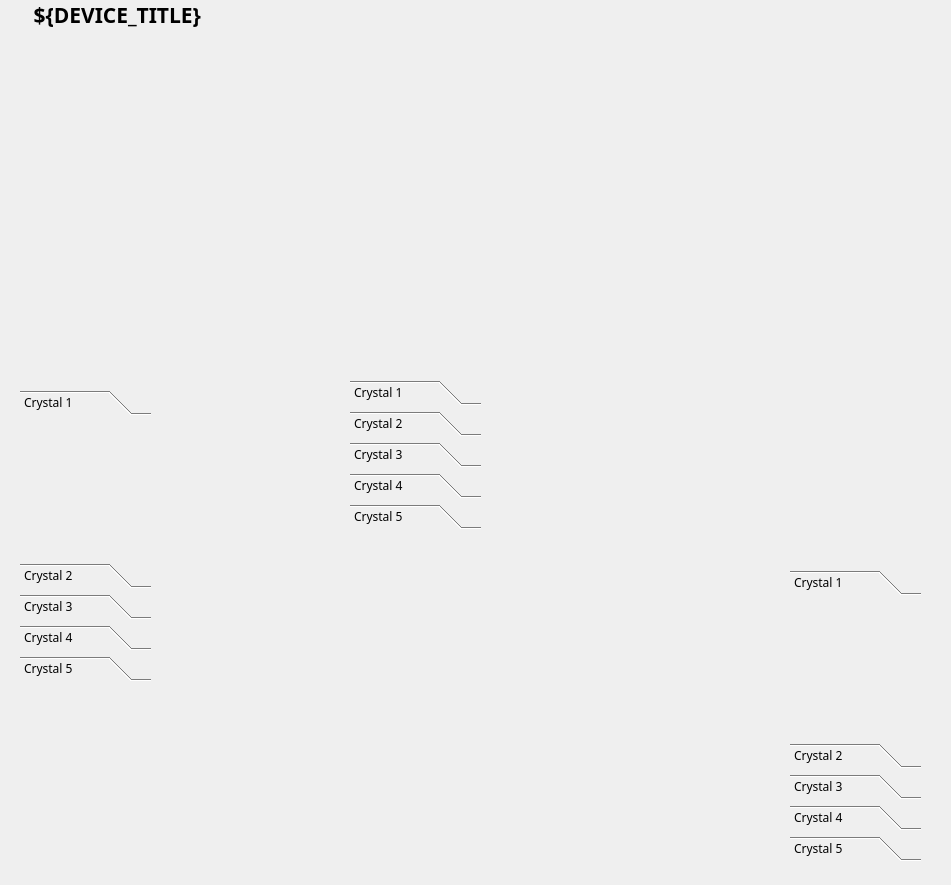
<?xml version="1.0" encoding="UTF-8"?>
<ui version="4.0">
 <class>Form</class>
 <widget class="QWidget" name="Form">
  <property name="geometry">
   <rect>
    <x>0</x>
    <y>0</y>
    <width>951</width>
    <height>885</height>
   </rect>
  </property>
  <property name="font">
   <font>
    <family>Sans Serif</family>
   </font>
  </property>
  <property name="windowTitle">
   <string>${DEVICE_TITLE}</string>
  </property>
  <widget class="QLabel" name="label">
   <property name="geometry">
    <rect>
     <x>0</x>
     <y>0</y>
     <width>951</width>
     <height>891</height>
    </rect>
   </property>
   <property name="text">
    <string>&lt;html&gt;&lt;head/&gt;&lt;body&gt;&lt;p&gt;&lt;img src=&quot;:/Asymmotron/asymmotron.png&quot;/&gt;&lt;/p&gt;&lt;/body&gt;&lt;/html&gt;</string>
   </property>
  </widget>
  <widget class="PyDMLabel" name="PyDMLabel">
   <property name="geometry">
    <rect>
     <x>-40</x>
     <y>0</y>
     <width>241</width>
     <height>41</height>
    </rect>
   </property>
   <property name="font">
    <font>
     <pointsize>16</pointsize>
    </font>
   </property>
   <property name="toolTip">
    <string/>
   </property>
   <property name="text">
    <string>&lt;html&gt;&lt;head/&gt;&lt;body&gt;&lt;p&gt;&lt;span style=&quot; font-weight:600;&quot;&gt;${DEVICE_TITLE}&lt;/span&gt;&lt;/p&gt;&lt;/body&gt;&lt;/html&gt;</string>
   </property>
   <property name="textFormat">
    <enum>Qt::RichText</enum>
   </property>
   <property name="alignment">
    <set>Qt::AlignRight|Qt::AlignTop|Qt::AlignTrailing</set>
   </property>
  </widget>
  <widget class="PyDMEmbeddedDisplay" name="PyDMEmbeddedDisplay_6">
   <property name="geometry">
    <rect>
     <x>820</x>
     <y>20</y>
     <width>119</width>
     <height>111</height>
    </rect>
   </property>
   <property name="toolTip">
    <string/>
   </property>
   <property name="frameShape">
    <enum>QFrame::NoFrame</enum>
   </property>
   <property name="macros" stdset="0">
    <string>{&quot;TITLE&quot;: &quot;Detector Vert&quot;, &quot;AXIS&quot;: &quot;${DEVICE}.h.center&quot;}</string>
   </property>
   <property name="filename" stdset="0">
    <string>slits_motor.py</string>
   </property>
   <property name="loadWhenShown" stdset="0">
    <bool>true</bool>
   </property>
   <property name="disconnectWhenHidden" stdset="0">
    <bool>true</bool>
   </property>
   <property name="followSymlinks" stdset="0">
    <bool>false</bool>
   </property>
  </widget>
  <widget class="PyDMEmbeddedDisplay" name="PyDMEmbeddedDisplay_7">
   <property name="geometry">
    <rect>
     <x>20</x>
     <y>160</y>
     <width>119</width>
     <height>111</height>
    </rect>
   </property>
   <property name="toolTip">
    <string/>
   </property>
   <property name="frameShape">
    <enum>QFrame::NoFrame</enum>
   </property>
   <property name="macros" stdset="0">
    <string>{&quot;TITLE&quot;: &quot;Crystal Vert&quot;, &quot;AXIS&quot;: &quot;${DEVICE}.vert&quot;}</string>
   </property>
   <property name="filename" stdset="0">
    <string>slits_motor.py</string>
   </property>
   <property name="loadWhenShown" stdset="0">
    <bool>true</bool>
   </property>
   <property name="disconnectWhenHidden" stdset="0">
    <bool>true</bool>
   </property>
   <property name="followSymlinks" stdset="0">
    <bool>false</bool>
   </property>
  </widget>
  <widget class="PyDMEmbeddedDisplay" name="PyDMEmbeddedDisplay_9">
   <property name="geometry">
    <rect>
     <x>820</x>
     <y>260</y>
     <width>119</width>
     <height>111</height>
    </rect>
   </property>
   <property name="toolTip">
    <string/>
   </property>
   <property name="frameShape">
    <enum>QFrame::NoFrame</enum>
   </property>
   <property name="macros" stdset="0">
    <string>{&quot;TITLE&quot;: &quot;Detector X&quot;, &quot;AXIS&quot;: &quot;${DEVICE}.h.center&quot;}</string>
   </property>
   <property name="filename" stdset="0">
    <string>slits_motor.py</string>
   </property>
   <property name="loadWhenShown" stdset="0">
    <bool>true</bool>
   </property>
   <property name="disconnectWhenHidden" stdset="0">
    <bool>true</bool>
   </property>
   <property name="followSymlinks" stdset="0">
    <bool>false</bool>
   </property>
  </widget>
  <widget class="QToolBox" name="toolBox">
   <property name="geometry">
    <rect>
     <x>20</x>
     <y>390</y>
     <width>131</width>
     <height>291</height>
    </rect>
   </property>
   <property name="currentIndex">
    <number>0</number>
   </property>
   <widget class="QWidget" name="crystal_1">
    <property name="geometry">
     <rect>
      <x>0</x>
      <y>0</y>
      <width>131</width>
      <height>136</height>
     </rect>
    </property>
    <attribute name="label">
     <string>Crystal 1</string>
    </attribute>
    <layout class="QVBoxLayout" name="verticalLayout_2">
     <item>
      <widget class="PyDMEmbeddedDisplay" name="PyDMEmbeddedDisplay_4">
       <property name="toolTip">
        <string/>
       </property>
       <property name="frameShape">
        <enum>QFrame::NoFrame</enum>
       </property>
       <property name="macros" stdset="0">
        <string>{&quot;TITLE&quot;: &quot;Asymmetry angle&quot;, &quot;AXIS&quot;: &quot;${DEVICE}.analyzers.analyzer1.alpha&quot;, &quot;&quot;: &quot;&quot;}</string>
       </property>
       <property name="filename" stdset="0">
        <string>slits_motor.py</string>
       </property>
       <property name="loadWhenShown" stdset="0">
        <bool>false</bool>
       </property>
       <property name="disconnectWhenHidden" stdset="0">
        <bool>true</bool>
       </property>
       <property name="followSymlinks" stdset="0">
        <bool>false</bool>
       </property>
      </widget>
     </item>
    </layout>
   </widget>
   <widget class="QWidget" name="crystal_2">
    <property name="geometry">
     <rect>
      <x>0</x>
      <y>0</y>
      <width>131</width>
      <height>136</height>
     </rect>
    </property>
    <attribute name="label">
     <string>Crystal 2</string>
    </attribute>
    <layout class="QHBoxLayout" name="horizontalLayout_2">
     <item>
      <widget class="PyDMEmbeddedDisplay" name="PyDMEmbeddedDisplay_5">
       <property name="toolTip">
        <string/>
       </property>
       <property name="frameShape">
        <enum>QFrame::NoFrame</enum>
       </property>
       <property name="macros" stdset="0">
        <string>{&quot;TITLE&quot;: &quot;Asymmetry angle&quot;, &quot;AXIS&quot;: &quot;${DEVICE}.h.size&quot;, &quot;&quot;: &quot;&quot;}</string>
       </property>
       <property name="filename" stdset="0">
        <string>slits_motor.py</string>
       </property>
       <property name="loadWhenShown" stdset="0">
        <bool>false</bool>
       </property>
       <property name="disconnectWhenHidden" stdset="0">
        <bool>true</bool>
       </property>
       <property name="followSymlinks" stdset="0">
        <bool>false</bool>
       </property>
      </widget>
     </item>
    </layout>
   </widget>
   <widget class="QWidget" name="crystal_3">
    <property name="geometry">
     <rect>
      <x>0</x>
      <y>0</y>
      <width>131</width>
      <height>136</height>
     </rect>
    </property>
    <attribute name="label">
     <string>Crystal 3</string>
    </attribute>
    <layout class="QHBoxLayout" name="horizontalLayout">
     <item>
      <widget class="PyDMEmbeddedDisplay" name="PyDMEmbeddedDisplay_10">
       <property name="toolTip">
        <string/>
       </property>
       <property name="frameShape">
        <enum>QFrame::NoFrame</enum>
       </property>
       <property name="macros" stdset="0">
        <string>{&quot;TITLE&quot;: &quot;Asymmetry angle&quot;, &quot;AXIS&quot;: &quot;${DEVICE}.h.size&quot;, &quot;&quot;: &quot;&quot;}</string>
       </property>
       <property name="filename" stdset="0">
        <string>slits_motor.py</string>
       </property>
       <property name="loadWhenShown" stdset="0">
        <bool>false</bool>
       </property>
       <property name="disconnectWhenHidden" stdset="0">
        <bool>true</bool>
       </property>
       <property name="followSymlinks" stdset="0">
        <bool>false</bool>
       </property>
      </widget>
     </item>
    </layout>
   </widget>
   <widget class="QWidget" name="crystal_4">
    <property name="geometry">
     <rect>
      <x>0</x>
      <y>0</y>
      <width>131</width>
      <height>136</height>
     </rect>
    </property>
    <attribute name="label">
     <string>Crystal 4</string>
    </attribute>
    <layout class="QHBoxLayout" name="horizontalLayout_3">
     <item>
      <widget class="PyDMEmbeddedDisplay" name="PyDMEmbeddedDisplay_11">
       <property name="toolTip">
        <string/>
       </property>
       <property name="frameShape">
        <enum>QFrame::NoFrame</enum>
       </property>
       <property name="macros" stdset="0">
        <string>{&quot;TITLE&quot;: &quot;Asymmetry angle&quot;, &quot;AXIS&quot;: &quot;${DEVICE}.h.size&quot;, &quot;&quot;: &quot;&quot;}</string>
       </property>
       <property name="filename" stdset="0">
        <string>slits_motor.py</string>
       </property>
       <property name="loadWhenShown" stdset="0">
        <bool>false</bool>
       </property>
       <property name="disconnectWhenHidden" stdset="0">
        <bool>true</bool>
       </property>
       <property name="followSymlinks" stdset="0">
        <bool>false</bool>
       </property>
      </widget>
     </item>
    </layout>
   </widget>
   <widget class="QWidget" name="crystal_5">
    <property name="geometry">
     <rect>
      <x>0</x>
      <y>0</y>
      <width>131</width>
      <height>136</height>
     </rect>
    </property>
    <attribute name="label">
     <string>Crystal 5</string>
    </attribute>
    <layout class="QHBoxLayout" name="horizontalLayout_4">
     <item>
      <widget class="PyDMEmbeddedDisplay" name="PyDMEmbeddedDisplay_12">
       <property name="toolTip">
        <string/>
       </property>
       <property name="frameShape">
        <enum>QFrame::NoFrame</enum>
       </property>
       <property name="macros" stdset="0">
        <string>{&quot;TITLE&quot;: &quot;Asymmetry angle&quot;, &quot;AXIS&quot;: &quot;${DEVICE}.h.size&quot;, &quot;&quot;: &quot;&quot;}</string>
       </property>
       <property name="filename" stdset="0">
        <string>slits_motor.py</string>
       </property>
       <property name="loadWhenShown" stdset="0">
        <bool>false</bool>
       </property>
       <property name="disconnectWhenHidden" stdset="0">
        <bool>true</bool>
       </property>
       <property name="followSymlinks" stdset="0">
        <bool>false</bool>
       </property>
      </widget>
     </item>
    </layout>
   </widget>
  </widget>
  <widget class="QToolBox" name="toolBox_2">
   <property name="geometry">
    <rect>
     <x>350</x>
     <y>380</y>
     <width>131</width>
     <height>291</height>
    </rect>
   </property>
   <property name="currentIndex">
    <number>4</number>
   </property>
   <widget class="QWidget" name="crystal_6">
    <property name="geometry">
     <rect>
      <x>0</x>
      <y>0</y>
      <width>131</width>
      <height>136</height>
     </rect>
    </property>
    <attribute name="label">
     <string>Crystal 1</string>
    </attribute>
    <layout class="QVBoxLayout" name="verticalLayout_3">
     <item>
      <widget class="PyDMEmbeddedDisplay" name="PyDMEmbeddedDisplay_8">
       <property name="toolTip">
        <string/>
       </property>
       <property name="frameShape">
        <enum>QFrame::NoFrame</enum>
       </property>
       <property name="macros" stdset="0">
        <string>{&quot;TITLE&quot;: &quot;Crystal X&quot;, &quot;AXIS&quot;: &quot;${DEVICE}.analyzers.analyzer1.x&quot;}</string>
       </property>
       <property name="filename" stdset="0">
        <string>asymmotron_table_motor.py</string>
       </property>
       <property name="loadWhenShown" stdset="0">
        <bool>true</bool>
       </property>
       <property name="disconnectWhenHidden" stdset="0">
        <bool>true</bool>
       </property>
       <property name="followSymlinks" stdset="0">
        <bool>false</bool>
       </property>
      </widget>
     </item>
    </layout>
   </widget>
   <widget class="QWidget" name="crystal_7">
    <property name="geometry">
     <rect>
      <x>0</x>
      <y>0</y>
      <width>131</width>
      <height>136</height>
     </rect>
    </property>
    <attribute name="label">
     <string>Crystal 2</string>
    </attribute>
    <layout class="QHBoxLayout" name="horizontalLayout_5">
     <item>
      <widget class="PyDMEmbeddedDisplay" name="PyDMEmbeddedDisplay_13">
       <property name="toolTip">
        <string/>
       </property>
       <property name="frameShape">
        <enum>QFrame::NoFrame</enum>
       </property>
       <property name="macros" stdset="0">
        <string>{&quot;TITLE&quot;: &quot;Crystal X&quot;, &quot;AXIS&quot;: &quot;${DEVICE}.analyzers.analyzer2.x&quot;}</string>
       </property>
       <property name="filename" stdset="0">
        <string>asymmotron_table_motor.py</string>
       </property>
       <property name="loadWhenShown" stdset="0">
        <bool>true</bool>
       </property>
       <property name="disconnectWhenHidden" stdset="0">
        <bool>true</bool>
       </property>
       <property name="followSymlinks" stdset="0">
        <bool>false</bool>
       </property>
      </widget>
     </item>
    </layout>
   </widget>
   <widget class="QWidget" name="crystal_8">
    <property name="geometry">
     <rect>
      <x>0</x>
      <y>0</y>
      <width>131</width>
      <height>136</height>
     </rect>
    </property>
    <attribute name="label">
     <string>Crystal 3</string>
    </attribute>
    <layout class="QHBoxLayout" name="horizontalLayout_6">
     <item>
      <widget class="PyDMEmbeddedDisplay" name="PyDMEmbeddedDisplay_14">
       <property name="toolTip">
        <string/>
       </property>
       <property name="frameShape">
        <enum>QFrame::NoFrame</enum>
       </property>
       <property name="macros" stdset="0">
        <string>{&quot;TITLE&quot;: &quot;Crystal X&quot;, &quot;AXIS&quot;: &quot;${DEVICE}.analyzers.analyzer3.x&quot;}</string>
       </property>
       <property name="filename" stdset="0">
        <string>asymmotron_table_motor.py</string>
       </property>
       <property name="loadWhenShown" stdset="0">
        <bool>true</bool>
       </property>
       <property name="disconnectWhenHidden" stdset="0">
        <bool>true</bool>
       </property>
       <property name="followSymlinks" stdset="0">
        <bool>false</bool>
       </property>
      </widget>
     </item>
    </layout>
   </widget>
   <widget class="QWidget" name="crystal_9">
    <property name="geometry">
     <rect>
      <x>0</x>
      <y>0</y>
      <width>131</width>
      <height>136</height>
     </rect>
    </property>
    <attribute name="label">
     <string>Crystal 4</string>
    </attribute>
    <layout class="QHBoxLayout" name="horizontalLayout_7">
     <item>
      <widget class="PyDMEmbeddedDisplay" name="PyDMEmbeddedDisplay_15">
       <property name="toolTip">
        <string/>
       </property>
       <property name="frameShape">
        <enum>QFrame::NoFrame</enum>
       </property>
       <property name="macros" stdset="0">
        <string>{&quot;TITLE&quot;: &quot;Crystal X&quot;, &quot;AXIS&quot;: &quot;${DEVICE}.analyzers.analyzer4.x&quot;}</string>
       </property>
       <property name="filename" stdset="0">
        <string>asymmotron_table_motor.py</string>
       </property>
       <property name="loadWhenShown" stdset="0">
        <bool>true</bool>
       </property>
       <property name="disconnectWhenHidden" stdset="0">
        <bool>true</bool>
       </property>
       <property name="followSymlinks" stdset="0">
        <bool>false</bool>
       </property>
      </widget>
     </item>
    </layout>
   </widget>
   <widget class="QWidget" name="crystal_10">
    <property name="geometry">
     <rect>
      <x>0</x>
      <y>0</y>
      <width>131</width>
      <height>136</height>
     </rect>
    </property>
    <attribute name="label">
     <string>Crystal 5</string>
    </attribute>
    <layout class="QHBoxLayout" name="horizontalLayout_8">
     <item>
      <widget class="PyDMEmbeddedDisplay" name="PyDMEmbeddedDisplay_16">
       <property name="toolTip">
        <string/>
       </property>
       <property name="frameShape">
        <enum>QFrame::NoFrame</enum>
       </property>
       <property name="macros" stdset="0">
        <string>{&quot;TITLE&quot;: &quot;Crystal X&quot;, &quot;AXIS&quot;: &quot;${DEVICE}.analyzers.analyzer5.x&quot;}</string>
       </property>
       <property name="filename" stdset="0">
        <string>asymmotron_table_motor.py</string>
       </property>
       <property name="loadWhenShown" stdset="0">
        <bool>true</bool>
       </property>
       <property name="disconnectWhenHidden" stdset="0">
        <bool>true</bool>
       </property>
       <property name="followSymlinks" stdset="0">
        <bool>false</bool>
       </property>
      </widget>
     </item>
    </layout>
   </widget>
  </widget>
  <widget class="QToolBox" name="toolBox_3">
   <property name="geometry">
    <rect>
     <x>790</x>
     <y>570</y>
     <width>131</width>
     <height>291</height>
    </rect>
   </property>
   <property name="currentIndex">
    <number>0</number>
   </property>
   <widget class="QWidget" name="crystal_16">
    <property name="geometry">
     <rect>
      <x>0</x>
      <y>0</y>
      <width>131</width>
      <height>136</height>
     </rect>
    </property>
    <attribute name="label">
     <string>Crystal 1</string>
    </attribute>
    <layout class="QVBoxLayout" name="verticalLayout_5">
     <item>
      <widget class="PyDMEmbeddedDisplay" name="PyDMEmbeddedDisplay_22">
       <property name="toolTip">
        <string/>
       </property>
       <property name="frameShape">
        <enum>QFrame::NoFrame</enum>
       </property>
       <property name="macros" stdset="0">
        <string>{&quot;TITLE&quot;: &quot;Energy&quot;, &quot;AXIS&quot;: &quot;${DEVICE}.v.size&quot;}</string>
       </property>
       <property name="filename" stdset="0">
        <string>asymmotron_table_motor.py</string>
       </property>
       <property name="loadWhenShown" stdset="0">
        <bool>true</bool>
       </property>
       <property name="disconnectWhenHidden" stdset="0">
        <bool>true</bool>
       </property>
       <property name="followSymlinks" stdset="0">
        <bool>false</bool>
       </property>
      </widget>
     </item>
    </layout>
   </widget>
   <widget class="QWidget" name="crystal_17">
    <property name="geometry">
     <rect>
      <x>0</x>
      <y>0</y>
      <width>131</width>
      <height>136</height>
     </rect>
    </property>
    <attribute name="label">
     <string>Crystal 2</string>
    </attribute>
    <layout class="QHBoxLayout" name="horizontalLayout_13">
     <item>
      <widget class="PyDMEmbeddedDisplay" name="PyDMEmbeddedDisplay_23">
       <property name="toolTip">
        <string/>
       </property>
       <property name="frameShape">
        <enum>QFrame::NoFrame</enum>
       </property>
       <property name="macros" stdset="0">
        <string>{&quot;TITLE&quot;: &quot;Energy&quot;, &quot;AXIS&quot;: &quot;${DEVICE}.analyzers.analyzer2.energy&quot;}</string>
       </property>
       <property name="filename" stdset="0">
        <string>asymmotron_table_motor.py</string>
       </property>
       <property name="loadWhenShown" stdset="0">
        <bool>true</bool>
       </property>
       <property name="disconnectWhenHidden" stdset="0">
        <bool>true</bool>
       </property>
       <property name="followSymlinks" stdset="0">
        <bool>false</bool>
       </property>
      </widget>
     </item>
    </layout>
   </widget>
   <widget class="QWidget" name="crystal_18">
    <property name="geometry">
     <rect>
      <x>0</x>
      <y>0</y>
      <width>131</width>
      <height>136</height>
     </rect>
    </property>
    <attribute name="label">
     <string>Crystal 3</string>
    </attribute>
    <layout class="QHBoxLayout" name="horizontalLayout_14">
     <item>
      <widget class="PyDMEmbeddedDisplay" name="PyDMEmbeddedDisplay_24">
       <property name="toolTip">
        <string/>
       </property>
       <property name="frameShape">
        <enum>QFrame::NoFrame</enum>
       </property>
       <property name="macros" stdset="0">
        <string>{&quot;TITLE&quot;: &quot;Energy&quot;, &quot;AXIS&quot;: &quot;${DEVICE}.analyzers.analyzer3.energy&quot;}</string>
       </property>
       <property name="filename" stdset="0">
        <string>asymmotron_table_motor.py</string>
       </property>
       <property name="loadWhenShown" stdset="0">
        <bool>true</bool>
       </property>
       <property name="disconnectWhenHidden" stdset="0">
        <bool>true</bool>
       </property>
       <property name="followSymlinks" stdset="0">
        <bool>false</bool>
       </property>
      </widget>
     </item>
    </layout>
   </widget>
   <widget class="QWidget" name="crystal_19">
    <property name="geometry">
     <rect>
      <x>0</x>
      <y>0</y>
      <width>131</width>
      <height>136</height>
     </rect>
    </property>
    <attribute name="label">
     <string>Crystal 4</string>
    </attribute>
    <layout class="QHBoxLayout" name="horizontalLayout_15">
     <item>
      <widget class="PyDMEmbeddedDisplay" name="PyDMEmbeddedDisplay_25">
       <property name="toolTip">
        <string/>
       </property>
       <property name="frameShape">
        <enum>QFrame::NoFrame</enum>
       </property>
       <property name="macros" stdset="0">
        <string>{&quot;TITLE&quot;: &quot;Energy&quot;, &quot;AXIS&quot;: &quot;${DEVICE}.analyzers.analyzer4.energy&quot;}</string>
       </property>
       <property name="filename" stdset="0">
        <string>asymmotron_table_motor.py</string>
       </property>
       <property name="loadWhenShown" stdset="0">
        <bool>true</bool>
       </property>
       <property name="disconnectWhenHidden" stdset="0">
        <bool>true</bool>
       </property>
       <property name="followSymlinks" stdset="0">
        <bool>false</bool>
       </property>
      </widget>
     </item>
    </layout>
   </widget>
   <widget class="QWidget" name="crystal_20">
    <property name="geometry">
     <rect>
      <x>0</x>
      <y>0</y>
      <width>131</width>
      <height>136</height>
     </rect>
    </property>
    <attribute name="label">
     <string>Crystal 5</string>
    </attribute>
    <layout class="QHBoxLayout" name="horizontalLayout_16">
     <item>
      <widget class="PyDMEmbeddedDisplay" name="PyDMEmbeddedDisplay_26">
       <property name="toolTip">
        <string/>
       </property>
       <property name="frameShape">
        <enum>QFrame::NoFrame</enum>
       </property>
       <property name="macros" stdset="0">
        <string>{&quot;TITLE&quot;: &quot;Energy&quot;, &quot;AXIS&quot;: &quot;${DEVICE}.analyzers.analyzer5.energy&quot;}</string>
       </property>
       <property name="filename" stdset="0">
        <string>asymmotron_table_motor.py</string>
       </property>
       <property name="loadWhenShown" stdset="0">
        <bool>true</bool>
       </property>
       <property name="disconnectWhenHidden" stdset="0">
        <bool>true</bool>
       </property>
       <property name="followSymlinks" stdset="0">
        <bool>false</bool>
       </property>
      </widget>
     </item>
    </layout>
   </widget>
  </widget>
 </widget>
 <customwidgets>
  <customwidget>
   <class>PyDMLabel</class>
   <extends>QLabel</extends>
   <header>pydm.widgets.label</header>
  </customwidget>
  <customwidget>
   <class>PyDMEmbeddedDisplay</class>
   <extends>QFrame</extends>
   <header>pydm.widgets.embedded_display</header>
  </customwidget>
 </customwidgets>
 <resources>
  <include location="resources/beamline_components.qrc"/>
 </resources>
 <connections/>
</ui>
